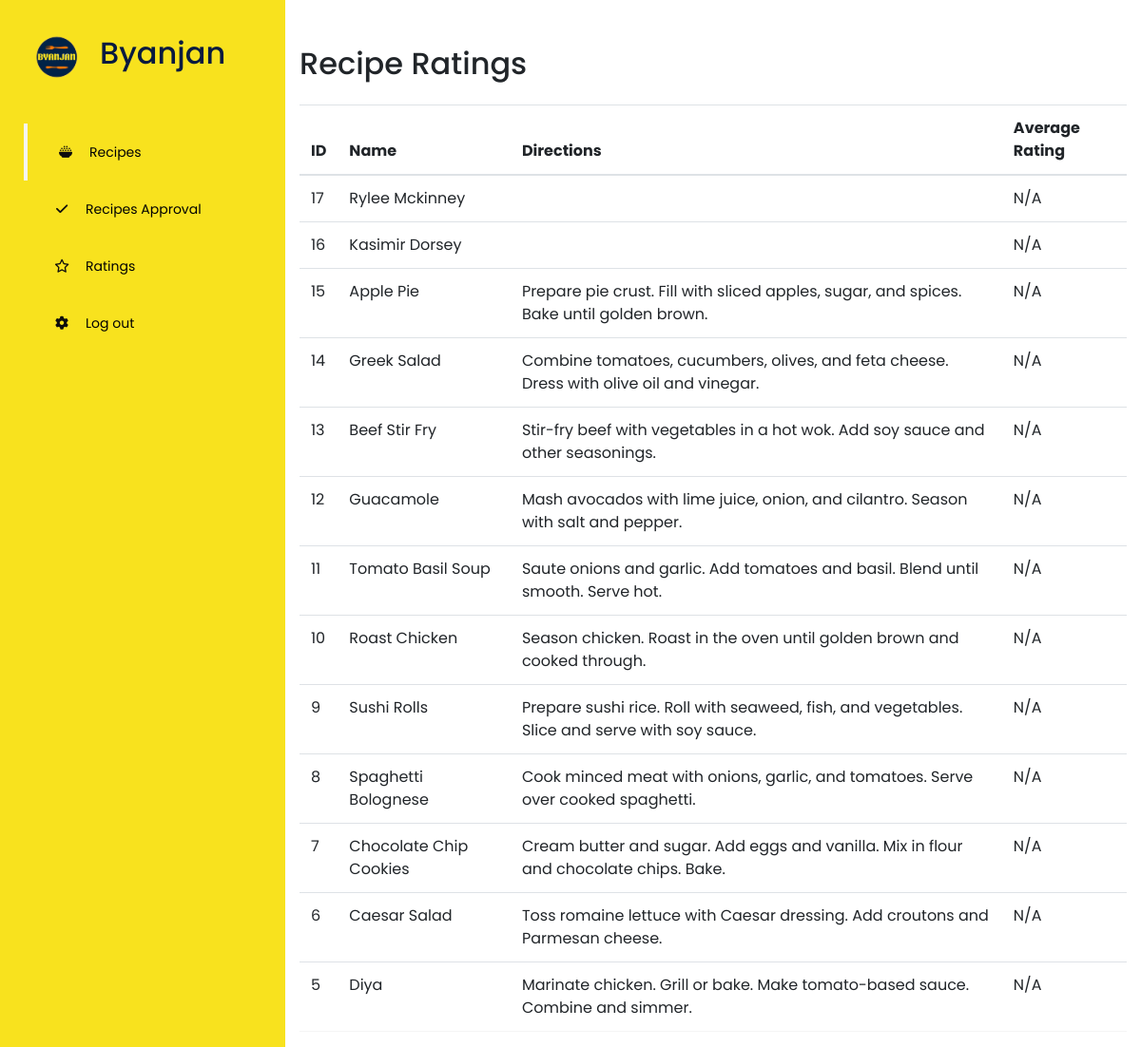
/admin/recipe/ratings/index.php (signed in), run on an earlier commit of the app's database.
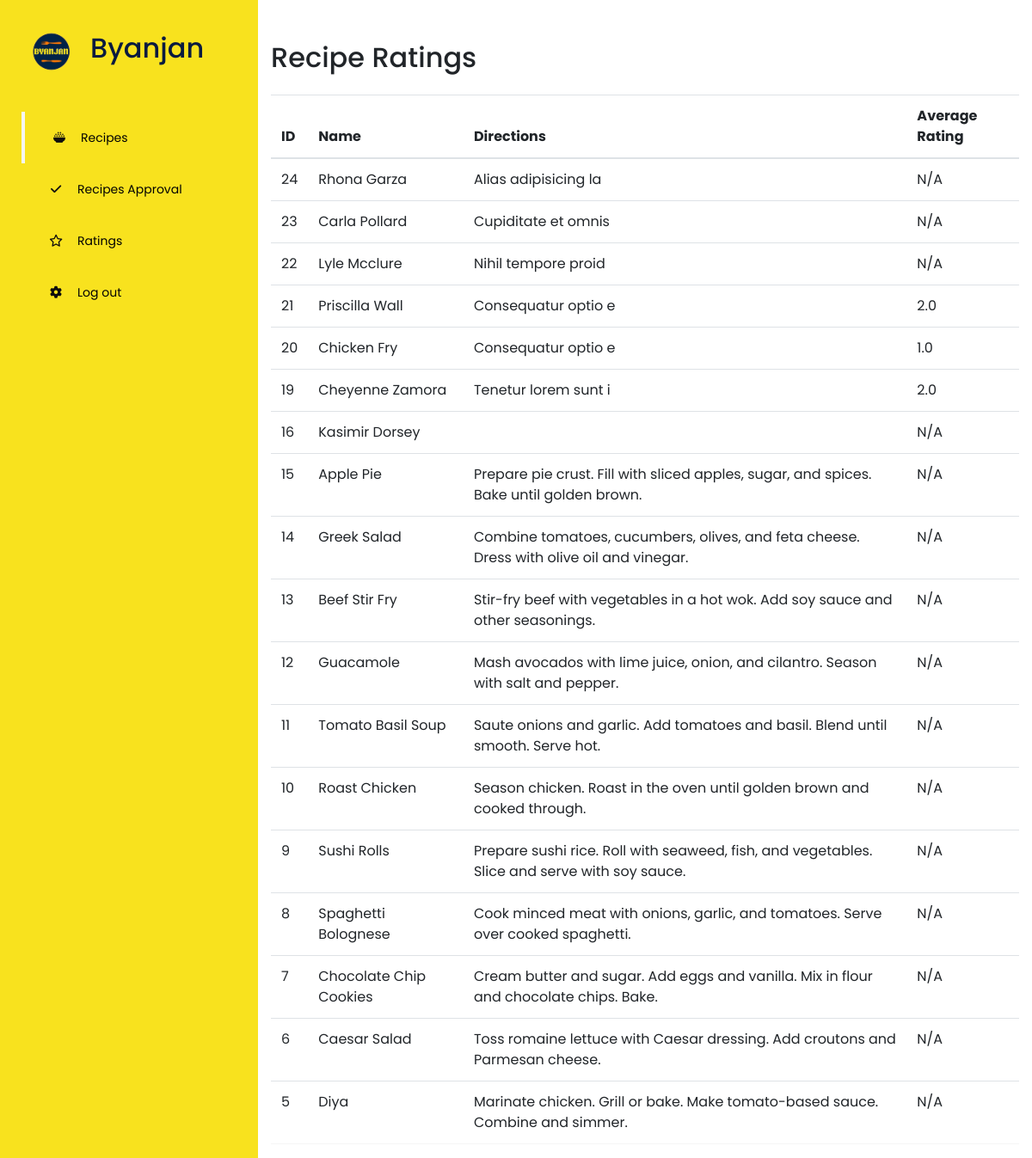
And on a later commit of the database.
### tables this page shows
CREATE TABLE `recipe_table` (
  `id` int(11) NOT NULL,
  `recipeName` varchar(255) DEFAULT NULL,
  `recipeImage` varchar(255) DEFAULT NULL,
  `categoryType` varchar(255) DEFAULT NULL,
  `directions` text DEFAULT NULL,
  `prepTime` varchar(100) DEFAULT NULL,
  `recipeVideo` varchar(255) DEFAULT NULL,
  `ingredients` text DEFAULT NULL,
  `is_approved` tinyint(1) NOT NULL DEFAULT 1,
  `user_id` int(11) DEFAULT NULL
);

### admin/recipe/ratings/index.php (the view, shortened to what this page needs)
<?php
require_once('../../../db_connect.php');
$sql = "SELECT r.*, AVG(rt.rating) AS avg_rating
        FROM recipe_table r
        LEFT JOIN review rt ON r.id = rt.recipe_id
        GROUP BY r.id
        ORDER BY r.id DESC";
$result = mysqli_query($conn, $sql);
if (!$result) {
    echo "Error fetching recipes: " . mysqli_error($conn);
    die();
} else {
    if (mysqli_num_rows($result) > 0) {
        try {
            $recipes = mysqli_fetch_all($result, MYSQLI_ASSOC);
        } catch (Exception $e) {
            echo "Error fetching recipes: " . $e->getMessage();
        }
    } else {
        $recipes = [];
    }
}
$cssLocation = '../../admin.css';
include('../../layouts/header.php');
?>
<div class="container mt-5">
    <h2 class="mb-4">Recipe Ratings</h2>
    <table class="table">
        <thead>
            <tr>
                <th>ID</th>
                <th>Name</th>
                <th>Directions</th>
                <th>Average Rating</th>
            </tr>
        </thead>
        <tbody>
            <?php foreach ($recipes as $recipe) : ?>
                <tr>
                    <td><?php echo $recipe['id']; ?></td>
                    <td><?php echo $recipe['recipeName']; ?></td>
                    <td><?php echo $recipe['directions']; ?></td>
                    <td><?php echo $recipe['avg_rating'] ? number_format($recipe['avg_rating'], 1) : 'N/A'; ?></td>
                </tr>
            <?php endforeach; ?>
        </tbody>
    </table>
</div>
<?php
include('../../layouts/footer.php');
?>

### admin/layouts/header.php (shortened to what this page needs)
<!DOCTYPE html>
<html lang="en">
<head>
    <link rel="stylesheet" href=<?php echo $cssLocation ?>>
    <link rel="stylesheet" href="https://stackpath.bootstrapcdn.com/bootstrap/4.5.2/css/bootstrap.min.css">
    <link rel="stylesheet" href="https://cdnjs.cloudflare.com/ajax/libs/font-awesome/6.5.1/css/all.min.css">
</head>
<body>
    <div>
        <section id="menu">
            <div class="logo">
                <img src="byanjan-removebg-preview.png" alt="">
                <h2>Byanjan</h2>
            </div>
            <div class="items">
                <li><i class="fa-solid fa-bowl-rice"></i><a href="http://localhost/Byanjan/admin/recipe" rel="noreferrer">Recipes</a></li>
                <li><i class="fa-solid fa fa-check"></i><a href="http://localhost/Byanjan/admin/recipe/approval" rel="noreferrer">Recipes Approval</a></li>
                <li><i class="fa-regular fa-star"></i><a href="http://localhost/Byanjan/admin/recipe/ratings" rel="noreferrer">Ratings</a></li>
                <?php
                if (isset($_SESSION['logged_in']) && $_SESSION['logged_in'] === true) {
                    echo '<li><i class="fa-solid fa-gear"></i><a href="http://localhost/Byanjan/logout.php" rel="noreferrer">Log out</a></li>';
                }
                ?>
            </div>
        </section>
        <section id="interface">

### admin/layouts/footer.php (shortened to what this page needs)
</section>
</div>
</body>
</html>

### admin/admin.css (style rules this page uses)
* { margin:0; padding: 0; box-sizing: border-box; font-family: 'Poppins', sans-serif; }
body { width: 100%; background-color: rgb(255, 255, 255); position: relative; display: flex; }
#menu { background: rgb(248, 226, 30); width: 300px; height: 100%; position: fixed; top: 0; left: 0; }
#menu .logo { display: flex; align-items: center; color: rgb(12, 9, 9); padding: 30px 0 0 30px; }
#menu .logo img { width: 60px; margin-right: 15px; }
#menu .logo { display: flex; align-items: center; color: rgb(8, 26, 63); padding: 30px 0 0 30px; }
#menu .items { margin-top: 40px; }
#menu .items li { list-style: none; padding: 15px 0; transition: 0.3s ease; }
#menu .items li i { color: rgb(14, 13, 13); width: 30px; height: 30px; line-height: 30px; text-align: center; font-size: 14px; margin: 0 10px 0 25px; }
#menu .items li a { text-decoration: none; color: rgb(3, 3, 3); font-weight: 300px; margin: center; transition: 0.3s ease; }
#menu .items li { font-size: 14px; margin: 0 10px 0 25px; }
#menu .items li:nth-child(1) { border-left: 4px solid whitesmoke; }
#interface { width: calc(100% - 300px); position: relative; margin-left: 300px; }
table { border-collapse: collapse; }
tr { border-bottom: 1px solid whitesmoke; }
tbody tr td { padding: 10px 15px; }

What changed in the data, as far as the page shows it:
removed recipe_table: id "17", recipeName "Rylee Mckinney", shows "N/A"
added recipe_table: id "24", recipeName "Rhona Garza", directions "Alias adipisicing la", shows "N/A"
added recipe_table: id "23", recipeName "Carla Pollard", directions "Cupiditate et omnis", shows "N/A"
added recipe_table: id "22", recipeName "Lyle Mcclure", directions "Nihil tempore proid", shows "N/A"
added recipe_table: id "21", recipeName "Priscilla Wall", directions "Consequatur optio e", avg_rating "2.0"
added recipe_table: id "20", recipeName "Chicken Fry", directions "Consequatur optio e", avg_rating "1.0"
added recipe_table: id "19", recipeName "Cheyenne Zamora", directions "Tenetur lorem sunt i", avg_rating "2.0"
